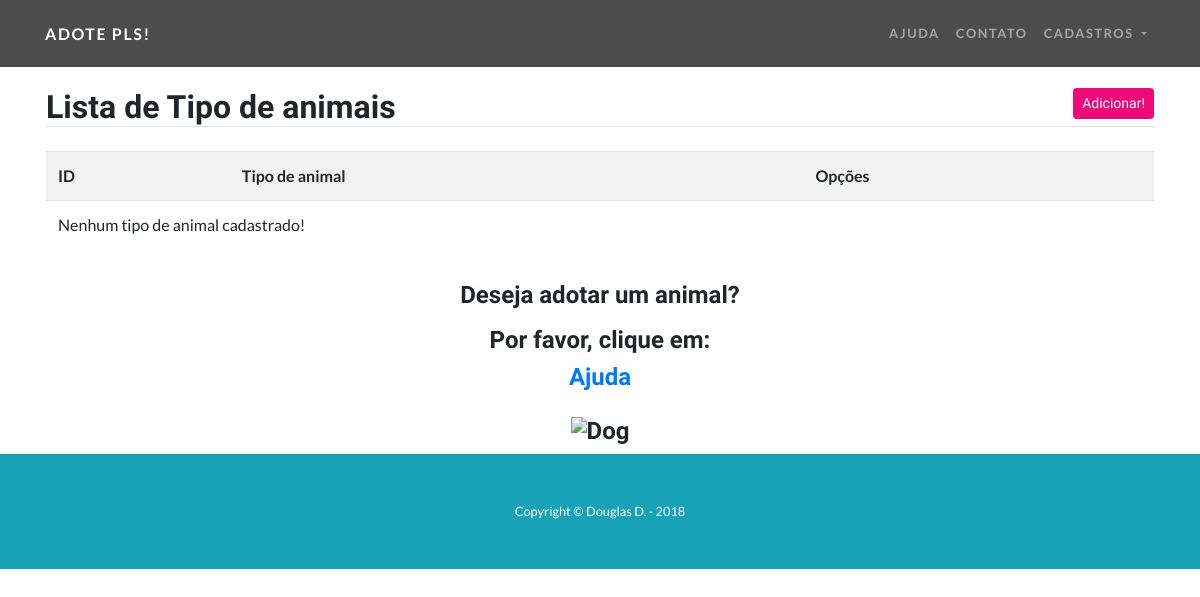
Before: /listar/tipos/ with the older database file.
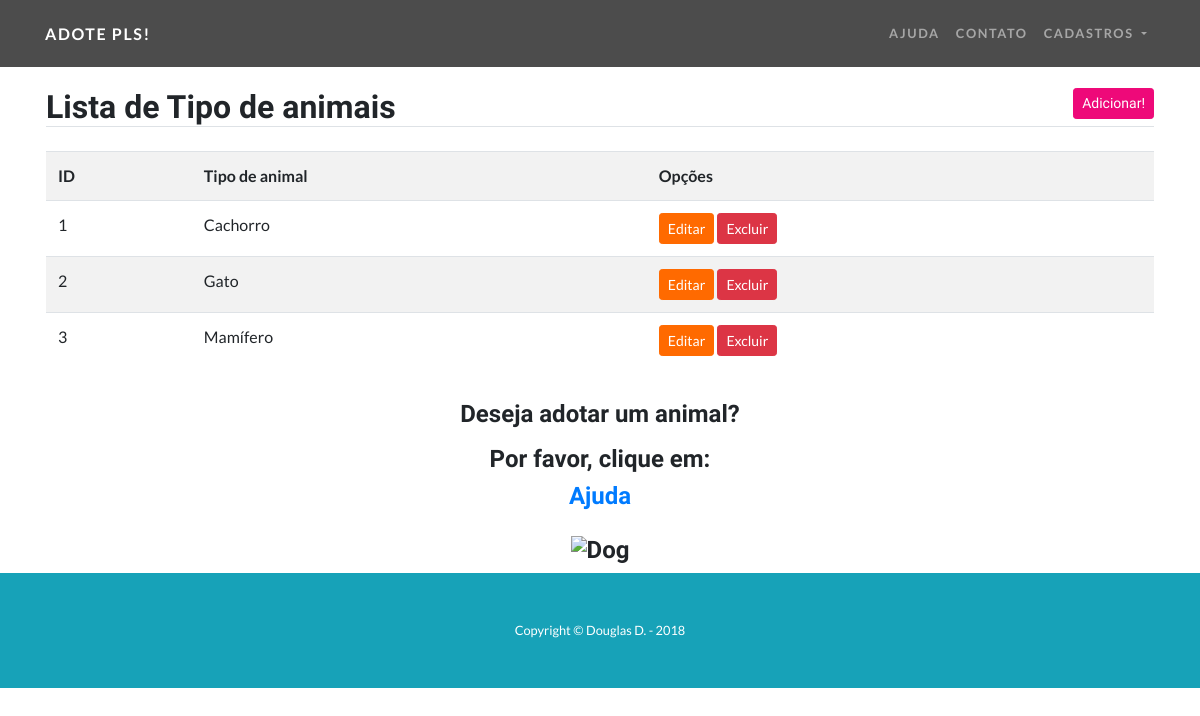
After: the same page with the newer database file.
### animais/models.py (models this page shows, shortened)
class Tipo(models.Model):
    tipo = models.CharField(max_length=50, help_text='Tipo de animal')

### animais/views.py (the view)
# urls.py: path('listar/tipos/', TipoList.as_view(), name="listar-tipos"),
class TipoList(ListView):
    model = Tipo
    template_name = 'tipo_list.html'

### animais/templates/tipo_list.html (shortened to what this page needs)
{% extends 'modelo.html' %}
{% block conteudo %}
<div class="container">
  <div class="row mt-5">
    <div class="col-sm p-3 mt-4">
      <h2 class="border-bottom">
        Lista de Tipo de animais
        <a href="{% url 'inserir-tipo' %}" class="float-right btn btn-primary btn-sm">
          Adicionar!
        </a>
      </h2>
      <table class="table table-striped mt-4">
        <tr>
          <th>ID</th>
          <th>Tipo de animal</th>
          <th>Opções</th>
        </tr>
        {% for tipo in object_list %}
          <tr>
            <td>{{tipo.id}}</td>
            <td>{{tipo.tipo}}</td>
            <td>
              <a href="{% url 'editar-tipo' tipo.id %}" class="btn btn-secondary btn-sm">
                Editar
              </a>
              <a href="{% url 'excluir-tipo' tipo.id %}" class="btn btn-danger btn-sm">
                Excluir
              </a>
            </td>
          </tr>
        {% empty %}
            <tr>
              <td colspan="3">Nenhum tipo de animal cadastrado!</td>
            </tr>
        {% endfor %}
      </table>
    </div>
  </div>
</div>
{% endblock %}

### animais/templates/modelo.html (shortened to what this page needs)
{% load static %}
<!DOCTYPE html>
<html lang="pt-br">
  <head>
    <link href="{% static 'css/bootstrap.css'  %}" rel="stylesheet">
    <link href="{% static 'css/one-page-wonder.css' %}" rel="stylesheet">
  </head>
  <body>
    {% block menu %}
    <nav class="navbar navbar-expand-lg navbar-dark navbar-custom fixed-top">
      <div class="container">
        <a class="navbar-brand" href="{% url 'index' %}">Adote pls!</a>
        <div class="collapse navbar-collapse" id="navbarResponsive">
          <ul class="navbar-nav ml-auto">
            <li class="nav-item">
                <a class="nav-link" href="{% url 'ajuda' %}">Ajuda</a>
            </li>
            <li class="nav-item">
              <a class="nav-link" href="{% url 'contato' %}">Contato</a>
            </li>
            <li class="nav-item dropdown">
                      <a class="nav-link dropdown-toggle" href="#" id="navbarDropdown" role="button" data-toggle="dropdown" aria-haspopup="true" aria-expanded="false">
                        Cadastros
                      </a>
          </li>
          </ul>
        </div>
      </div>
    </nav>
    {% endblock %}
    {% block conteudo %}{% endblock %}
    {% block content %}
    <h4>
      <p class="text-sm-center">Deseja adotar um animal?</p>
      <p class="text-sm-center">Por favor, clique em: <a class="nav-link" href="{% url 'ajuda' %}">Ajuda</a></p>
      <center><img src="{% static "img/dogsmiling.jpg" %}" alt="Dog"></center>
    </h4>
    {% endblock %}
    {% block rodape %}
    <footer class="py-5 bg-info">
      <div class="container">
        <p class="m-0 text-center text-white small">Copyright &copy; Douglas D. - 2018</p>
      </div>
    </footer>
    {% endblock %}
  </body>
</html>

### static/css/one-page-wonder.css (style rules this page uses)
body { font-family: 'Lato'; }
h1, h2, h3, h4, h5, h6 { font-family: 'Catamaran'; font-weight: 800 !important; }
.navbar-custom { padding-top: 1rem; padding-bottom: 1rem; background-color: rgba(0, 0, 0, 0.7); }
.navbar-custom .navbar-brand { text-transform: uppercase; font-size: 1rem; letter-spacing: 0.1rem; font-weight: 700; }
.navbar-custom .navbar-nav .nav-item .nav-link { text-transform: uppercase; font-size: 0.8rem; font-weight: 700; letter-spacing: 0.1rem; }
.btn-primary { background-color: #ee0979; border-color: #ee0979; }
.btn-secondary { background-color: #ff6a00; border-color: #ff6a00; }

Changed rows visible on the page:
added Tipo: id "1", tipo "Cachorro"
added Tipo: id "2", tipo "Gato"
added Tipo: id "3", tipo "Mamífero"
Other visible differences:
text no longer shown: "Nenhum tipo de animal cadastrado!"
